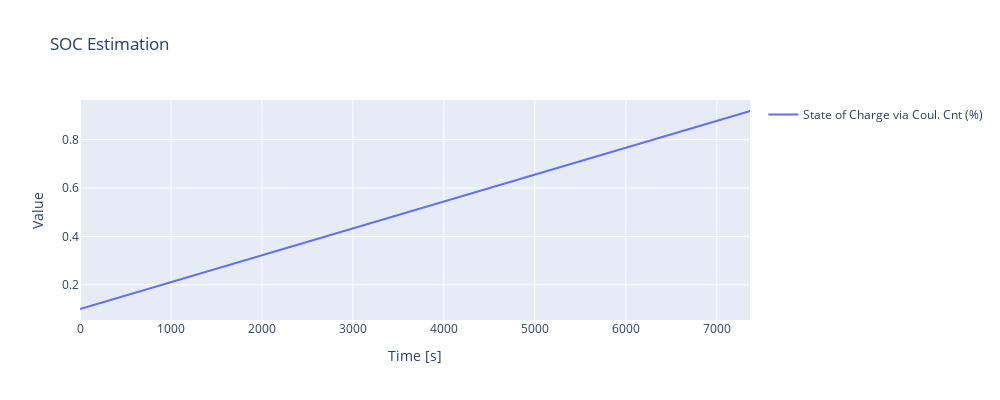

This figure's notebook cell:
### Code cell
soc_by_coulcnt = SOCEstimator.coulomb_counting()
create_single_fig_line_plot([soc_by_coulcnt], PyBAMM_DS.data.time, "SOC Estimation")

### Figure 1 — Plotly figure (JSON) as saved in the notebook; plotly's stock layout.template omitted (floating-point values rounded to 4 significant figures; data arrays with more than 128 entries replaced by an {"elided": "..."} marker saying what was removed)
{"data": [{"mode": "lines", "name": "State of Charge via Coul. Cnt (%)", "type": "scatter", "x": {"elided": "738 float values"}, "y": {"elided": "738 float values"}}], "layout": {"height": 400, "showlegend": true, "title": {"text": "SOC Estimation"}, "width": 1000, "xaxis": {"title": {"text": "Time [s]"}}, "yaxis": {"title": {"text": "Value"}}}}
